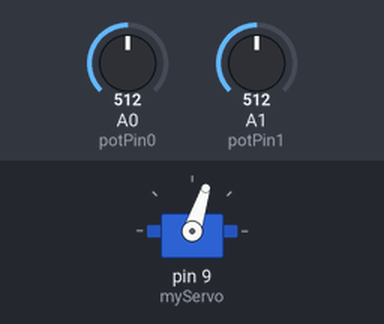
Simulated run of this sketch. Board: Arduino Uno, built with avr-gcc and run on an emulated ATmega328P. On the bench: servo. The test bench sets the inputs (shaded band); at power-on: A0 (potPin0) = 512, A1 (potPin1) = 512.

Above: at 1.2 s.
1.3 s: A0 (potPin0) set to 1005
At 2.3 s:
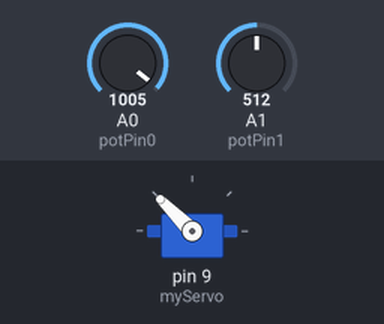
4.3 s: A0 (potPin0) set to 1023
At 4.6 s:
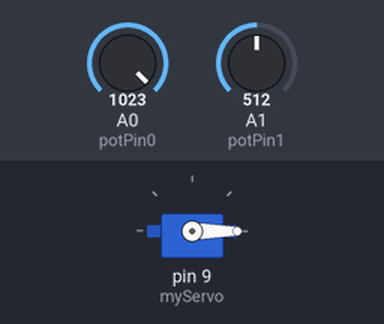
7.3 s: A0 (potPin0) set to 783
10.3 s: A0 (potPin0) set to 751
Timing chart, 0 to 14.3 s (numbered marks = the images above; inputs shaded):
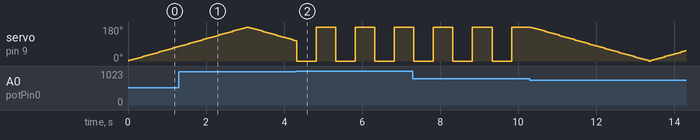

Measured:
- the behaviour switches between 1022 and 1023 on A0 (potPin0) (found by bisection; images 1 and 2)

The sketch:

WindshieldWiperYouTubeCode.ino
```cpp
// Windshield Wiper - (c) 2016 William Butler

// Serial output interferes with the variable speed setting.
// These can be turned back on if you want to see the
// calculations in the Serial Monitor and don't care about
// the actual performance of the servo.

// Servo library
#include <Servo.h>

// Declare the servo
Servo myServo;

// The two potentiometers
int const potPin0 = A0;
int const potPin1 = A1;

// The full span of the servo
int const span = 180;     // This can be made smaller to
                          // reduce the angle of the servo's
                          // rotation

int const spanPace = 500; // This number works well with my
                          // servo to give it a visually
                          // satisfying turn-around

// Values read from the pots
int pot0Val;
int pot1Val;

// Translated values of the pots
int pot0Selection;
int pot1Speed;

int lastAngle;      // Where we left off the last time
                    // through the loop
int targetAngle;    // Where we're going
int pace;           // How fast we're going to get there
                    // (milliseconds)
int increment;      // How big our steps will be (degree
                    // per servo write)
long lastMillis;    // The last time we did anything
                    // (milliseconds)
int spinDirection;  // Which direction the servo spins
          // (affects angle calculations)


void setup() {
  // PWM pin for controlling the servo
  myServo.attach(9);

  // Intializations
  lastAngle = 0;
  targetAngle = 1;    // If I set this to 0, the motor
                      // made noises as if it were moving.
                      // At 1, the motor was off.
  pace = 20;          // An initial amount of time between
                      // issuing instructions
  increment = 1;      // A slow start of degrees
  lastMillis = 0;
  spinDirection = 1;  // Positive or negative, this will
                      // control whether we are adding the
                      // increment or subtracting it.

  myServo.write(targetAngle);  // Always start in the same
                               // position

//  Serial.begin(9600);
}

void loop() {
  unsigned long currentMillis = millis();  // Get the
                                           // current "time"

  // If enough time has passed (time being more milliseconds
  // have passed than our current pace requires)
  // then read the pots and do something
  if (currentMillis - lastMillis > pace) {
    //Serial.print("Last/Curr/Pace: ");
    //Serial.print(currentMillis);
    //Serial.print(" / ");
    //Serial.print(lastMillis);
    //Serial.print(" / ");
    //Serial.print(pace);
    lastMillis = currentMillis;            // Save for the
                                           // next loop
    pot0Val = analogRead(potPin0);
    pot1Val = analogRead(potPin1);
    pot0Selection = map(pot0Val, 0, 1023, 0, 4); // This maps
                                     // the pot to 5 values
                                     // when I only want 4
                                     // settings:
                                     // On/Variable/Low/High
                                     // If we map to 4 values,
                                     // the last setting is
                                     // only active if the pot
                                     // is turned all
                                     // the way to 1023.
    pot1Speed = map(pot1Val, 0, 1023, 200, 50); // Map the
                                     // speed backwards from
                                     // 50 millis to 200 millis.
                                     // Turning the pot all the
                                     // way up feels better if
                                     // we call that setting
                                     // "fastest" speed
    //Serial.print("\tpot0Val/Selection: ");
    //Serial.print(pot0Val);
    //Serial.print(" / ");
    //Serial.print(pot0Selection);
    //Serial.print("\t pot1Val/Speed: ");
    //Serial.print(pot1Val);
    //Serial.print(" / ");
    //Serial.print(pot1Speed);
    //Serial.print("\t lastAngle: ");
    //Serial.print(lastAngle);

    // Off.  Zero has a meaning in the calculations below
    if (pot0Selection == 0) {
      increment = 0;
      pace = 0;
    }

    // Variable speed. Both pace and increment will change.
    if (pot0Selection == 1){
      pace = pot1Speed;                     // The speed value
                               // we mapped from the pot's value
                                     // value
      increment = map(pace, 50, 200, 4, 1); // At slower speeds,
                               // we increment the angle slowly.
                               // At higher speeds, we increment
                               // the angle quickly
    }

    // Low speed.  A fixed setting.
    if (pot0Selection == 2) {
      increment = 3;
      pace = 50;
    }

    // High speed. A fixed setting. We take into account that
    // we have values from 0-4 and that 4 is only used when the
    // pot is at it's highest setting.
    if (pot0Selection > 3) {
      increment = span;        // High speed will use the entire
                               // span for calculating the new
                               // target angle
      pace = spanPace;         // Most number of millis we will
                               // wait for the servo to
                               // reach it's full speed target.
    }

    //Serial.print("\t Increment: ");
    //Serial.print(increment);
    //Serial.print("\t Pace: ");
    //Serial.print(pace);

    // If pace is 0, we don't want to move the servo at all.
    // If it is any other number, we have business to attend
    if (pace > 0){
      // Calculate the new angle by using the last angle we set.
      // spinDirection will make this either an addition or
      // subtraction calculation
      targetAngle = lastAngle + (spinDirection * increment);

      // Any advance beyond the span limit will just be set to
      // that limit.
      // Turn around once we've reached the span limi
      if (targetAngle >= span) {
        targetAngle = span;
        spinDirection = -1;   // Turn around and go back
      }

      // If we go below 0, set the target to zero.
      // Change direction when we've reached 0
      if (targetAngle <= 0){
        targetAngle = 0;
        spinDirection = 1;    // Turn around and go back
      }

      // Remember for the next time through
      lastAngle = targetAngle;

      //Serial.print("\t targetAngle: ");
      //Serial.print(targetAngle);
      //Serial.print("\t Direction: ");
      //Serial.print(spinDirection);

      // Finally!  We ge to set the target angle.
      myServo.write(targetAngle);
    }
    //Serial.println(" ");
  }
}
```
